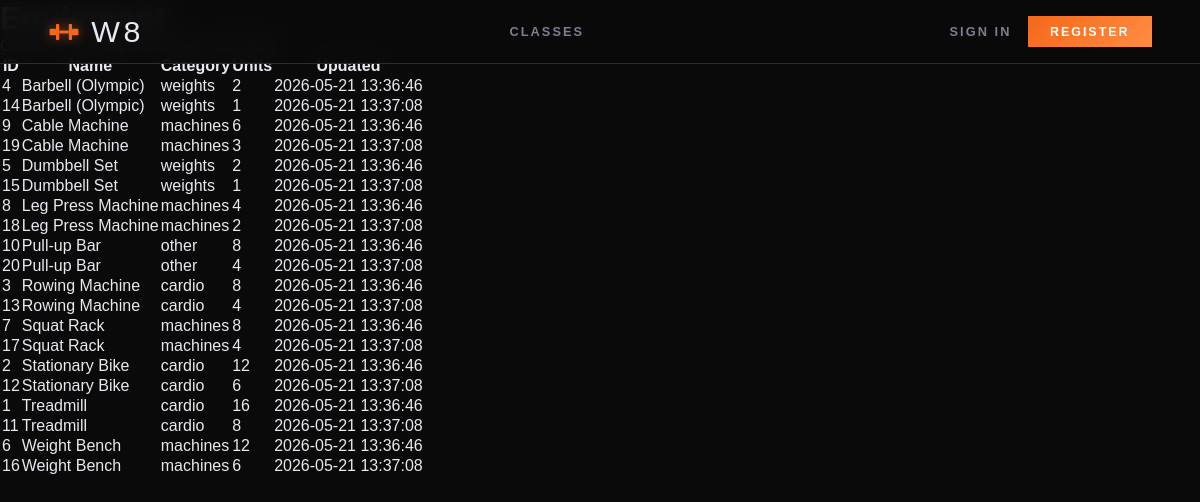
Page /pages/admin_equipment.php (signed in) on the committed database.
### tables this page shows
CREATE TABLE equipment (
  id           INTEGER PRIMARY KEY AUTOINCREMENT,
  name         TEXT    NOT NULL,
  category     TEXT    NOT NULL DEFAULT 'other'
                       CHECK (category IN ('cardio','weights','machines','other')),
  notes        TEXT    DEFAULT NULL,
  added_at     TEXT    NOT NULL DEFAULT (datetime('now')),
  updated_at   TEXT    NOT NULL DEFAULT (datetime('now'))
);

### pages/admin_equipment.php (the view, shortened to what this page needs)
<?php
$db = get_db();
$stmt = $db->query(
    'SELECT e.id, e.name, e.category, e.updated_at, COUNT(u.id) as units
     FROM equipment e
     LEFT JOIN equipment_units u ON u.equipment_id = e.id
     GROUP BY e.id
     ORDER BY e.name'
);
$items = $stmt->fetchAll();
?>
<!doctype html>
<html lang="en">
<head>
  <link rel="stylesheet" href="../css/base.css">
  <link rel="stylesheet" href="../css/components.css">
  <link rel="stylesheet" href="../css/admin.css">
</head>
<body>
  <?php $current_page = 'admin_equipment'; require_once __DIR__ . '/../includes/nav.php'; ?>
  <main>
    <header>
      <h1>Equipment</h1>
      <p>Overview of equipment types and units</p>
    </header>
    <section>
      <table class="table">
        <thead>
          <tr><th>ID</th><th>Name</th><th>Category</th><th>Units</th><th>Updated</th></tr>
        </thead>
        <tbody>
          <?php foreach ($items as $it): ?>
          <tr>
            <td><?= (int)$it['id'] ?></td>
            <td><?= htmlspecialchars($it['name'], ENT_QUOTES, 'UTF-8') ?></td>
            <td><?= htmlspecialchars($it['category'], ENT_QUOTES, 'UTF-8') ?></td>
            <td><?= (int)$it['units'] ?></td>
            <td><?= htmlspecialchars($it['updated_at'], ENT_QUOTES, 'UTF-8') ?></td>
          </tr>
          <?php endforeach; ?>
        </tbody>
      </table>
    </section>
  </main>
</body>
</html>

### css/base.css (style rules this page uses)
:root { --color-black: #0a0a0a; --color-dark: #111214; --color-steel: #1a1c21; --color-border: #2a2d35; --color-muted: #3e424f; --color-text: #e8eaf0; --color-subtle: #7a7f91; --color-accent: #f5681a; --color-accent2: #ff8c42; --color-glow: rgba(245, 104, 26, 0.18); --grad-accent: linear-gradient(135deg, var(--color-accent) 0%, var(--color-accent2) 100%); --radius-card: 2px; --radius-field: 2px; --transition: 0.22s cubic-bezier(0.4, 0, 0.2, 1); --font-display: 'Bebas Neue', sans-serif; --font-ui: 'Barlow Condensed', sans-serif; --font-body: 'Barlow', sans-serif; --fd: var(--font-display); --fu: var(--font-ui); --fb: var(--font-body); --t: var(--transition); --accent: var(--color-accent); --accent2: var(--color-accent2); --subtle: var(--color-subtle); --border: var(--color-border); --steel: var(--color-steel); --dark: var(--color-dark); --text: var(--color-text); --grad: var(--grad-accent); }
*, *::before, *::after { box-sizing: border-box; margin: 0; padding: 0; }
html { font-size: 16px; scroll-behavior: smooth; }
body { min-height: 100vh; background: var(--color-black); color: var(--color-text); font-family: var(--font-body); overflow-x: hidden; }

### rows in the picture
equipment: id "4", name "Barbell (Olympic)", category "weights", units "2", updated_at "2026-05-21 13:36:46"
equipment: id "14", name "Barbell (Olympic)", category "weights", units "1", updated_at "2026-05-21 13:37:08"
equipment: id "9", name "Cable Machine", category "machines", units "6", updated_at "2026-05-21 13:36:46"
equipment: id "19", name "Cable Machine", category "machines", units "3", updated_at "2026-05-21 13:37:08"
equipment: id "5", name "Dumbbell Set", category "weights", units "2", updated_at "2026-05-21 13:36:46"
equipment: id "15", name "Dumbbell Set", category "weights", units "1", updated_at "2026-05-21 13:37:08"
equipment: id "8", name "Leg Press Machine", category "machines", units "4", updated_at "2026-05-21 13:36:46"
equipment: id "18", name "Leg Press Machine", category "machines", units "2", updated_at "2026-05-21 13:37:08"
equipment: id "10", name "Pull-up Bar", category "other", units "8", updated_at "2026-05-21 13:36:46"
equipment: id "20", name "Pull-up Bar", category "other", units "4", updated_at "2026-05-21 13:37:08"
equipment: id "3", name "Rowing Machine", category "cardio", units "8", updated_at "2026-05-21 13:36:46"
equipment: id "13", name "Rowing Machine", category "cardio", units "4", updated_at "2026-05-21 13:37:08"
equipment: id "7", name "Squat Rack", category "machines", units "8", updated_at "2026-05-21 13:36:46"
equipment: id "17", name "Squat Rack", category "machines", units "4", updated_at "2026-05-21 13:37:08"
equipment: id "2", name "Stationary Bike", category "cardio", units "12", updated_at "2026-05-21 13:36:46"
equipment: id "12", name "Stationary Bike", category "cardio", units "6", updated_at "2026-05-21 13:37:08"
equipment: id "1", name "Treadmill", category "cardio", units "16", updated_at "2026-05-21 13:36:46"
equipment: id "11", name "Treadmill", category "cardio", units "8", updated_at "2026-05-21 13:37:08"
equipment: id "6", name "Weight Bench", category "machines", units "12", updated_at "2026-05-21 13:36:46"
equipment: id "16", name "Weight Bench", category "machines", units "6", updated_at "2026-05-21 13:37:08"
